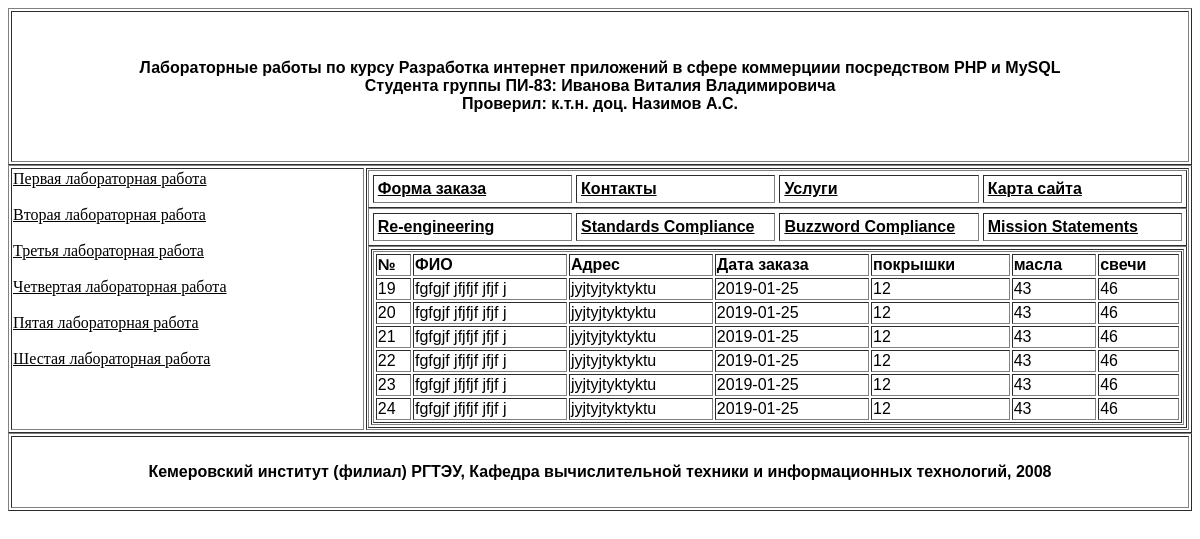
The app's page /vieworders_5.php, older data.
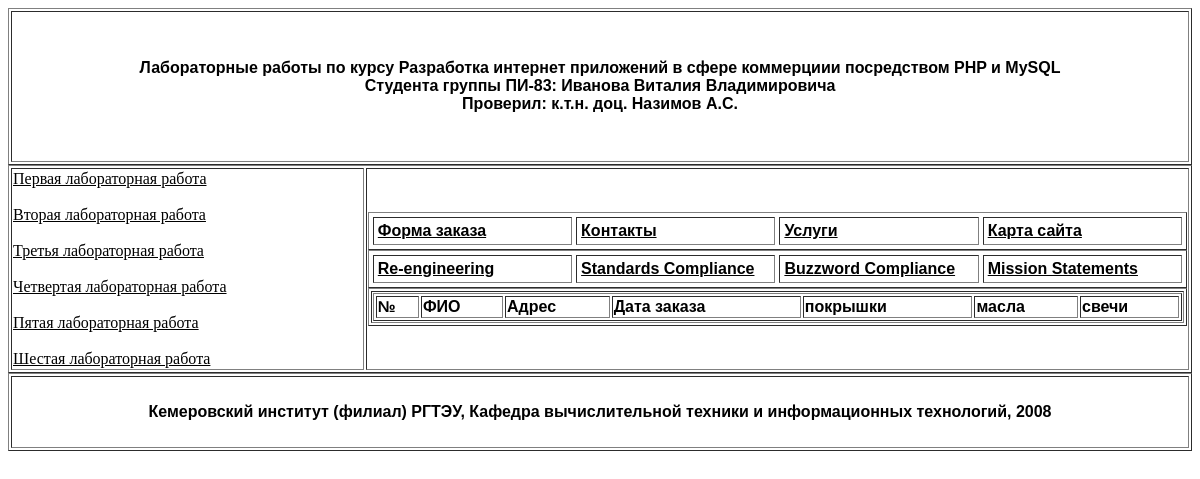
The same page, newer data.
### tables this page shows
CREATE TABLE `zakaz` (
  `id` int(11) NOT NULL,
  `fio` text NOT NULL,
  `adress` text NOT NULL,
  `data` date NOT NULL
);

CREATE TABLE `tovar` (
  `id` int(3) NOT NULL,
  `tiregty` int(3) NOT NULL,
  `oilgty` int(3) NOT NULL,
  `sparkgty` int(3) NOT NULL
);

### vieworders_5.php (the view, shortened to what this page needs)
<?php
  require ('page_5.inc');
  class OrderformPage extends Page
  {
    function Display()
    {
      echo "<html>\n<head>\n";
      echo "</head>\n<body>\n";
      $this -> DisplayHeader();
      $this -> DisplayMenu($this->buttons);
?> <table width=100% height=100% border=1><tr><td class=cont > <? echo $this->spisok(); ?> </td></table>
<?
      $this -> DisplayFooter();
    }
function spisok ()
{
$db="lab3";
$query_1="select zakaz.id, zakaz.fio, zakaz.adress, zakaz.data, tovar.id, tovar.tiregty, tovar.oilgty, tovar.sparkgty FROM zakaz, tovar where  zakaz.id=tovar.id order by zakaz.data";
$result_1=mysql_query ($query_1);
?>
<table border=1 color=black width=100% height=100%>
<tr>
<td><b>№</b></td><td><b>ФИО</b></td><td><b>Адрес</b></td><td><b>Дата заказа</b></td><td><b>покрышки</b></td><td><b>масла</b></td><td><b>свечи</b></td>
<?
while ($row_1=mysql_fetch_array ($result_1)) {
$id=$row_1["id"];
$fio=$row_1["fio"];
$adress=$row_1["adress"];
$data=$row_1["data"];
$tireqty=$row_1["tiregty"];
$oilqty=$row_1["oilgty"];
$sparkqty=$row_1["sparkgty"];
?><tr>
<td> <? echo $id ?> </td><td> <? echo $fio ?> </td><td> <? echo $adress ?> </td><td> <? echo $data ?> </td><td> <? echo $tireqty ?> </td><td> <? echo $oilqty ?> </td><td> <? echo $sparkqty ?> </td>
</tr>
<?
}
?> </table> <?
}}
$services = new OrderformPage();
$content ='cddc';
$services -> SetContent($content);
$services -> SetTitle('Лабораторная работа по теме: ООП на РНР');
$services -> Setnazvanie('Лабораторные работы по курсу Разработка интернет приложений в сфере коммерциии посредством PHP и MySQL <br> Студента группы ПИ-83: Иванова Виталия Владимировича <br> Проверил: к.т.н. доц. Назимов А.С.');
 $services -> Display();
?>

### page_5.inc (shortened to what this page needs)
<?php
class Page
{
  var $nazvanie;
  function Setnazvanie($newnazvanie)
  {
    $this->nazvanie = $newnazvanie;
  }
?> <table width=100% height=100% border=1><tr><td class=cont > <? echo $this->content; ?> </td></table> <?
  function Displaynazvanie()
  {
   echo $this->nazvanie;
  }
?>
<?php
  function DisplayHeader()
  {
?>
<table border=1 width=100% height=20%>
<td width=100% height=20% align=center class=header> <? $this->Displaynazvanie(); ?> </td>
</table>
<table border=1 width=100%>
<td width=30% align=left valign=top>
<a href="orderform.php">  Первая лабораторная работа </a>
<br><br>
<a href="orderform_2.php">  Вторая лабораторная работа </a>
<br><br>
<a href="orderform_3.php">  Третья лабораторная работа </a>
<br><br>
<a href="orderform_4.php">  Четвертая лабораторная работа </a>
<br><br>
<a href="index_5.php">  Пятая лабораторная работа </a>
<br><br>
<a href="index_6.php">  Шестая лабораторная работа </a>
</td>
<td width=70%  align=center>
<?php
  }
  function DisplayMenu($buttons)
  {
    echo "<table width = 100% bgcolor = 'white' border=1 cellpadding = '4'
           cellspacing = 4>\n";
    echo "  <tr>\n";
    $width = 100/count($buttons);
    while (list($name, $url) = each($buttons))
    {
      $this -> DisplayButton($width, $name, $url,!$this->IsURLCurrentPage($url));
    }
    echo "  </tr>\n";
    echo "</table>\n";
  }
  function IsURLCurrentPage($url)
  {
    if(strpos( $_SERVER['SCRIPT_NAME'], $url )==false)
    {
      return false;
    }
    else
    {
      return true;
    }
  }
  function DisplayButton($width, $name, $url, $active = true)
  {
    if ($active)
    {
      echo "<td width =$width% class=menu_2>
            <a href = '$url'><span class=menu>$name</span></a></td>";
    }
    else
    {
      echo "<td width = '$width%'>
            <img src = 'side-logo.gif'>
            <span class=menu_2>$name</span></td>";
    }
  }
  function DisplayFooter()
  {
?>
</td>
</table>
<table border=1 width=100% height=10%>
<td width=100% height=10% align=center class=foot> Кемеровский институт (филиал) РГТЭУ, Кафедра вычислительной техники и информационных технологий, 2008 </td>
</table>
</body>
</html>
<?php
  }
}
?>

### page_5.inc (style rules this page uses)
.menu { color:black; font-size:12pt; text-align:center; font-family:arial,sans-serif; font-weight:bold }
.cont { background-color: white; font-size:12pt; text-align:top; font-family:arial,sans-serif; font-weight:bold }
.menu_2 { color: white }
.header,.foot { background-color: white; font-size:12pt; text-align:center; font-family:arial,sans-serif; font-weight:bold }
a:link,a:visited,a:active { color:black }

Row changes from the older to the newer data that the page shows:
removed zakaz: tovar.id "19", fio "fgfgjf jfjfjf jfjf j", adress "jyjtyjtyktyktu", data "2019-01-25", tovar.tiregty "12", tovar.oilgty "43", tovar.sparkgty "46"
removed zakaz: tovar.id "20", fio "fgfgjf jfjfjf jfjf j", adress "jyjtyjtyktyktu", data "2019-01-25", tovar.tiregty "12", tovar.oilgty "43", tovar.sparkgty "46"
removed zakaz: tovar.id "21", fio "fgfgjf jfjfjf jfjf j", adress "jyjtyjtyktyktu", data "2019-01-25", tovar.tiregty "12", tovar.oilgty "43", tovar.sparkgty "46"
removed zakaz: tovar.id "22", fio "fgfgjf jfjfjf jfjf j", adress "jyjtyjtyktyktu", data "2019-01-25", tovar.tiregty "12", tovar.oilgty "43", tovar.sparkgty "46"
removed zakaz: tovar.id "23", fio "fgfgjf jfjfjf jfjf j", adress "jyjtyjtyktyktu", data "2019-01-25", tovar.tiregty "12", tovar.oilgty "43", tovar.sparkgty "46"
removed zakaz: tovar.id "24", fio "fgfgjf jfjfjf jfjf j", adress "jyjtyjtyktyktu", data "2019-01-25", tovar.tiregty "12", tovar.oilgty "43", tovar.sparkgty "46"
